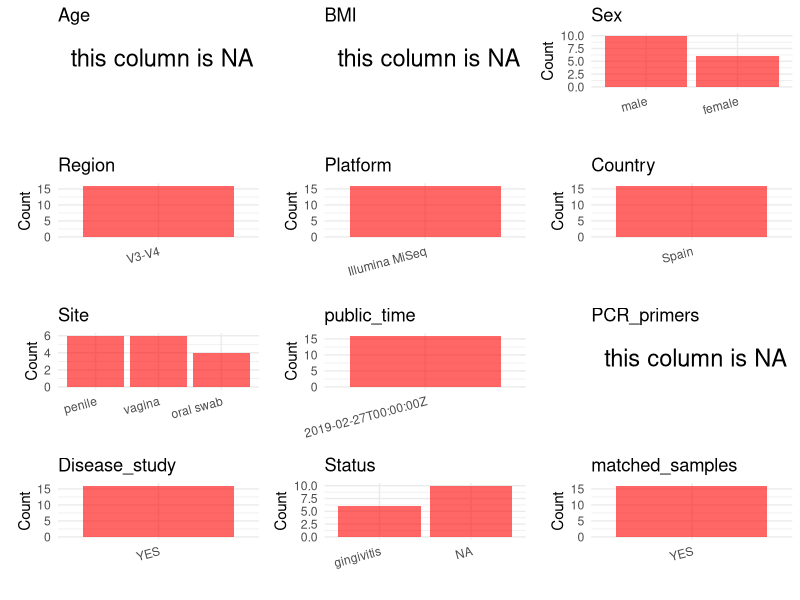

This chart was generated by the following R code: (Note: this script raises an error after producing the figure.)
## ---- chunk 1
# Load necessary libraries
library(dplyr)
library(ggplot2)
library(cowplot)

# Set working directory (update this path to your local directory)
setwd("D:/studylearning/董彪师兄项目/任务4_20251009/PRJNA524629")

# Read the initial metadata files
initial_meta<-read.csv("SraRunTable.csv",header = T)

# Display the first few rows of the metadata
head(initial_meta)
## ---- chunk 2
# Create a uniform metadata dataframe
metadata <- data.frame(
  BioProject = initial_meta$BioProject,
  Run = initial_meta$Run,
  sample_name = initial_meta$Sample.Name,
  Age = NA,
  BMI = NA,
  Sex= NA,
  Region = "V3-V4",
  Platform = initial_meta$Instrument,
  Country = initial_meta$geo_loc_name_country,
  Site = NA,
  public_time = initial_meta$ReleaseDate,
  stringsAsFactors = FALSE
)
## ---- chunk 3
# Add information obtained from the publication
metadata$PCR_primers <- NA_character_  # Update based on the publication
metadata$title <- "Variations in Vaginal, Penile, and Oral Microbiota After Sexual Intercourse: A Case Report"
metadata$Disease_study <- "YES"
metadata <- metadata %>% 
  mutate(Site=case_when(
    grepl("penile",sample_name)~"penile",
    grepl("vagina",sample_name)~"vagina",
    grepl("Vagina",sample_name)~"vagina",
    grepl("Oral swab",sample_name)~"oral swab"
  ))
metadata <- metadata %>% 
  mutate(Sex=case_when(
    grepl("Male",sample_name)~"male",
    grepl("Female",sample_name)~"female",
    grepl("male",sample_name)~"male",
    grepl("female",sample_name)~"female"
  ))
metadata <- metadata %>% 
  mutate(Status=case_when(
    grepl("female",Sex)~"gingivitis",
    TRUE~NA
  ))
metadata <- metadata %>% 
  mutate(sample_name=case_when(
    grepl("Male penile",sample_name)~"Male penile",
    grepl("Female Vagina",sample_name)~"Female vagina",
    grepl("Oral swab",sample_name)~"Oral swab",
    grepl("Female vagina",sample_name)~"Female vagina"
  ))
#extract subject id by remove prefix of sample_name
#metadata$sample_name <- gsub("_st|_sal", "", metadata$sample_name)

# Check initial data distribution
cat("Initial sample distribution:\n")
table(metadata$sample_name)
table(metadata$Site)

# Calculate sampling frequency per subject
sample_counts <- table(metadata$sample_name)
cat("\nNumber of samples per subject:\n")
print(sample_counts)

# Create matched_samples column
metadata$matched_samples <- ifelse(metadata$sample_name %in% names(sample_counts[sample_counts >= 2]), "YES", "NO")

cat("\nMatched samples distribution:\n")
table(metadata$matched_samples)

# Identify samples for removal: single samples excluding oral swab 
single_samples <- names(sample_counts[sample_counts == 1])
samples_to_remove <- metadata$sample_name %in% single_samples & !(metadata$Site %in% c("oral swab"))

cat("\nNumber of samples to be removed:", sum(samples_to_remove), "\n")

# Remove identified samples
metadata_clean <- metadata[!samples_to_remove, ]

cat("\nFinal sample distribution after cleaning:\n")
table(metadata_clean$sample_name)
table(metadata_clean$Site)
table(metadata_clean$matched_samples)

# Use cleaned dataset for subsequent analysis
metadata <- metadata_clean
## ---- chunk 4
# Check the number of unique runs and sample names
print(paste("Number of unique runs:", length(unique(metadata$Run))))
print(paste("Number of unique sample names:", length(unique(metadata$sample_name))))
## ---- chunk 5
# Select columns for visualization
plot_data <- metadata %>%
  select(-BioProject, -Run, -sample_name, -title)

# Function to create simple plots for each column
create_simple_plots <- function(data) {
  plots <- list()
  
  for (col in colnames(data)) {
    # Check if the column is all NA
    if (all(is.na(data[[col]]))) {
      # Create an empty plot with text indicating all NA
      p <- ggplot() +
        annotate("text", x = 0.5, y = 0.5, label = "this column is NA", size = 6) +
        labs(title = col) +
        theme_void()
    } else if (is.numeric(data[[col]])) {
      # Numeric variable: histogram
      p <- ggplot(data, aes(x = .data[[col]])) +
        geom_histogram(fill = "blue", alpha = 0.6, bins = 20, na.rm = TRUE) +
        labs(title = col) +
        theme_minimal()
    } else {
      # Categorical variable: bar plot (remove NA values)
      count_data <- as.data.frame(table(data[[col]], useNA = "ifany"))
      p <- ggplot(count_data, aes(x = reorder(Var1, -Freq), y = Freq)) +
        geom_col(fill = "red", alpha = 0.6) +
        labs(title = col, x = NULL, y = "Count") +
        theme_minimal() +
        theme(axis.text.x = element_text(angle = 15, hjust = 1))
    }
    plots[[col]] <- p
  }
  
  return(plots)
}

# Generate and arrange plots
plots <- create_simple_plots(plot_data)
p<-plot_grid(plots$Age, 
          plots$BMI, 
          plots$Sex, 
          plots$Region, 
          plots$Platform, 
          plots$Country, 
          plots$Site,
          plots$public_time, 
          plots$PCR_primers,
          plots$Disease_study,
          plots$Status,
          plots$matched_samples,# add 
          ncol = 3, align = "hv", axis = "lb")
ggsave("Metadata_Summary.png", plot = p, width = 8, height = 6, dpi = 150, bg = "white")
## ---- chunk 6
knitr::include_graphics("Metadata_Summary.png")
## ---- chunk 7
# Reorder columns to match the desired format
metadata <- metadata[, c(
  "BioProject", "Run", "sample_name", "Age", "BMI", "Sex", 
  "Region", "Platform", "Country", "Site", "public_time", 
  "PCR_primers", "title", "Disease_study", "Status","matched_samples"
)]

# Export the uniform metadata to a CSV file
write.csv(metadata, file = "metadata.csv", quote = T)
head(metadata)
